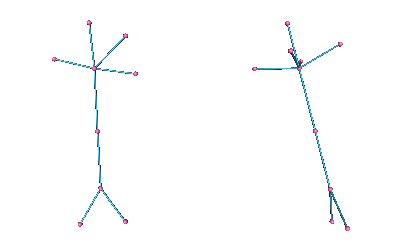

Recreate this plot in Python.
#!/usr/bin/env python

# Layout a simple graph in 2D and 3D using vtkGraphLayoutFilter, displaying
# edges as tubes and vertices as sphere glyphs.

# Factory overrides
import vtkmodules.vtkInteractionStyle  # noqa: F401
import vtkmodules.vtkRenderingOpenGL2  # noqa: F401

from vtkmodules.vtkCommonColor import vtkNamedColors
from vtkmodules.vtkCommonCore import vtkPoints
from vtkmodules.vtkCommonDataModel import (
    vtkCellArray,
    vtkPolyData,
)
from vtkmodules.vtkFiltersCore import (
    vtkAppendPolyData,
    vtkGlyph3D,
    vtkTubeFilter,
)
from vtkmodules.vtkFiltersGeneral import vtkGraphLayoutFilter
from vtkmodules.vtkFiltersSources import vtkSphereSource
from vtkmodules.vtkRenderingCore import (
    vtkActor,
    vtkPolyDataMapper,
    vtkRenderWindow,
    vtkRenderWindowInteractor,
    vtkRenderer,
)

colors = vtkNamedColors()

# Create a simple graph (jittered from optimum)
pts = vtkPoints()
pts.SetNumberOfPoints(10)
pts.SetPoint(0, -0.5, 1.0, -0.3)
pts.SetPoint(1, -3.0, 0.1, 0.2)
pts.SetPoint(2, 0.0, 0.0, 0.0)
pts.SetPoint(3, 1.2, -0.1, -0.2)
pts.SetPoint(4, 0.2, -3.0, 0.2)
pts.SetPoint(5, -4.2, -5.5, 0.7)
pts.SetPoint(6, 1.2, -7.3, -0.6)
pts.SetPoint(7, 4.2, -5.5, 0.7)
pts.SetPoint(8, 0.0, 0.0, -0.4)
pts.SetPoint(9, 0.0, 0.0, 0.8)

lines = vtkCellArray()
lines.InsertNextCell(4)
lines.InsertCellPoint(0)
lines.InsertCellPoint(2)
lines.InsertCellPoint(4)
lines.InsertCellPoint(6)
lines.InsertNextCell(2)
lines.InsertCellPoint(1)
lines.InsertCellPoint(2)
lines.InsertNextCell(2)
lines.InsertCellPoint(2)
lines.InsertCellPoint(3)
lines.InsertNextCell(2)
lines.InsertCellPoint(5)
lines.InsertCellPoint(6)
lines.InsertNextCell(2)
lines.InsertCellPoint(6)
lines.InsertCellPoint(7)
lines.InsertNextCell(2)
lines.InsertCellPoint(2)
lines.InsertCellPoint(8)
lines.InsertNextCell(2)
lines.InsertCellPoint(2)
lines.InsertCellPoint(9)

pd = vtkPolyData()
pd.SetPoints(pts)
pd.SetLines(lines)

# 2D layout
layout_2d = vtkGraphLayoutFilter()
layout_2d.SetInputData(pd)
layout_2d.SetMaxNumberOfIterations(100)
layout_2d.ThreeDimensionalLayoutOff()
layout_2d.AutomaticBoundsComputationOff()
layout_2d.SetGraphBounds(-2.0, 0.0, -1.0, 1.0, -1.0, 1.0)

# 3D layout
layout_3d = vtkGraphLayoutFilter()
layout_3d.SetInputData(pd)
layout_3d.SetMaxNumberOfIterations(100)
layout_3d.ThreeDimensionalLayoutOn()
layout_3d.AutomaticBoundsComputationOff()
layout_3d.SetGraphBounds(0.0, 2.0, -1.0, 1.0, -1.0, 1.0)

# Append both layouts
apf = vtkAppendPolyData()
apf.AddInputConnection(layout_2d.GetOutputPort())
apf.AddInputConnection(layout_3d.GetOutputPort())

# Edge tubes
tubes = vtkTubeFilter()
tubes.SetInputConnection(apf.GetOutputPort())
tubes.SetRadius(0.01)
tubes.SetNumberOfSides(6)

edge_mapper = vtkPolyDataMapper()
edge_mapper.SetInputConnection(tubes.GetOutputPort())

peacock_rgb = [0.0, 0.0, 0.0]
colors.GetColorRGB("peacock", peacock_rgb)
hot_pink_rgb = [0.0, 0.0, 0.0]
colors.GetColorRGB("hot_pink", hot_pink_rgb)

edge_actor = vtkActor()
edge_actor.SetMapper(edge_mapper)
edge_actor.GetProperty().SetColor(peacock_rgb)
edge_actor.GetProperty().SetSpecularColor(1, 1, 1)
edge_actor.GetProperty().SetSpecular(0.3)
edge_actor.GetProperty().SetSpecularPower(20)
edge_actor.GetProperty().SetAmbient(0.2)
edge_actor.GetProperty().SetDiffuse(0.8)

# Vertex glyphs
ball = vtkSphereSource()
ball.SetRadius(0.025)
ball.SetThetaResolution(12)
ball.SetPhiResolution(12)

balls = vtkGlyph3D()
balls.SetInputConnection(apf.GetOutputPort())
balls.SetSourceConnection(ball.GetOutputPort())

ball_mapper = vtkPolyDataMapper()
ball_mapper.SetInputConnection(balls.GetOutputPort())

ball_actor = vtkActor()
ball_actor.SetMapper(ball_mapper)
ball_actor.GetProperty().SetColor(hot_pink_rgb)
ball_actor.GetProperty().SetSpecularColor(1, 1, 1)
ball_actor.GetProperty().SetSpecular(0.3)
ball_actor.GetProperty().SetSpecularPower(20)
ball_actor.GetProperty().SetAmbient(0.2)
ball_actor.GetProperty().SetDiffuse(0.8)

# Renderer
renderer = vtkRenderer()
renderer.AddActor(edge_actor)
renderer.AddActor(ball_actor)
renderer.SetBackground(1, 1, 1)

# Window
render_window = vtkRenderWindow()
render_window.AddRenderer(renderer)
render_window.SetSize(400, 250)
render_window.SetWindowName("graph layout")

# Interactor
interactor = vtkRenderWindowInteractor()
interactor.SetRenderWindow(render_window)

# Scene
cam = renderer.GetActiveCamera()
cam.SetClippingRange(3.55085, 6.01004)
cam.SetFocalPoint(0.0427, -0.0149608, 0.0)
cam.SetPosition(0.0427, -0.0149608, 4.63462)
cam.SetViewUp(0, 1, 0)

interactor.Initialize()
interactor.Start()
